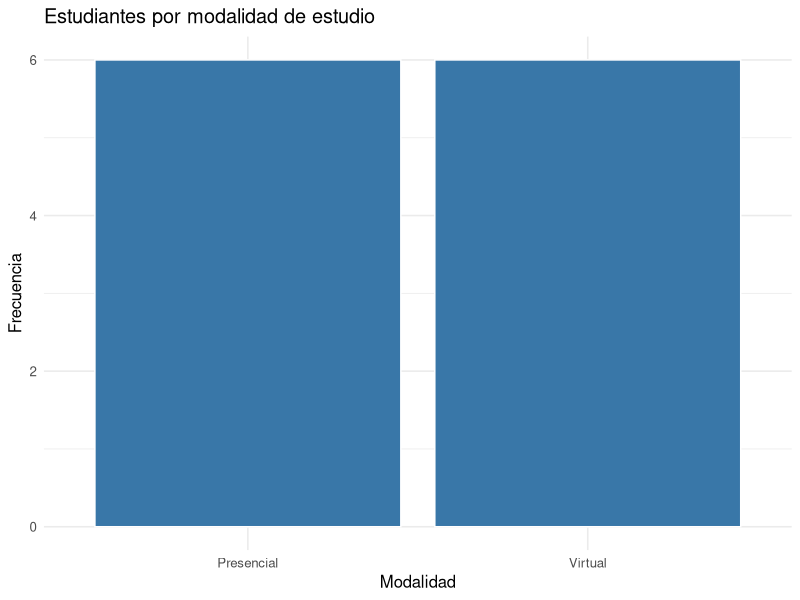
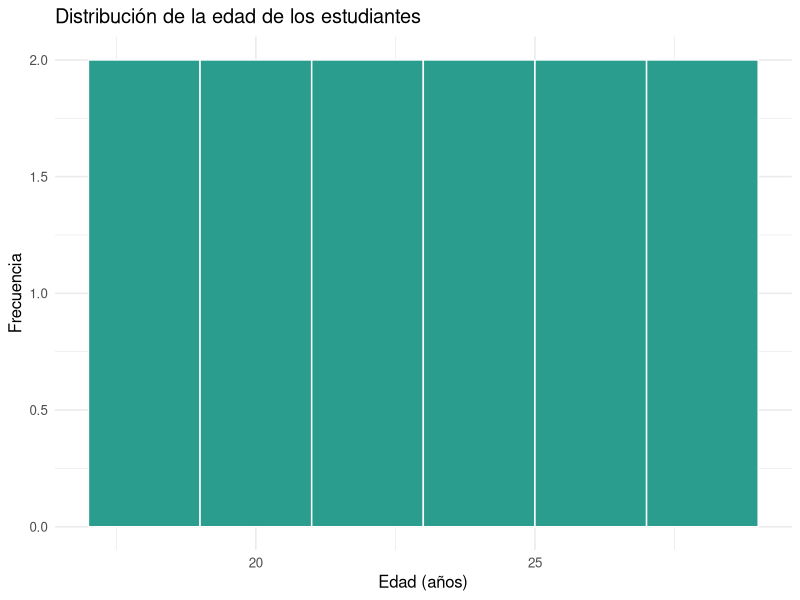

The R script that drew these images, in order:
## ---- chunk 1
estudiantes <- data.frame(
  id = 1:12,
  programa = c("Matemáticas", "Derecho", "Administración",
               "Matemáticas", "Derecho", "Administración",
               "Matemáticas", "Derecho", "Administración",
               "Matemáticas", "Derecho", "Administración"),
  modalidad = c("Presencial", "Virtual", "Virtual", "Presencial",
                "Virtual", "Presencial", "Presencial", "Virtual",
                "Virtual", "Presencial", "Virtual", "Presencial"),
  satisfaccion = c("Alta", "Media", "Baja", "Alta", "Media", "Alta",
                   "Media", "Baja", "Alta", "Alta", "Media", "Media"),
  edad = c(18, 22, 25, 20, 23, 29, 21, 24, 27, 19, 26, 28),
  asignaturas_aprobadas = c(5, 4, 3, 6, 4, 5, 5, 2, 4, 6, 3, 5),
  tiempo_desplazamiento = c(15.5, 0, 32.0, 18.2, 0, 45.5,
                            12.0, 0, 28.4, 21.3, 0, 37.8)
)

head(estudiantes)
str(estudiantes)
## ---- chunk 2
estudiantes$programa <- factor(estudiantes$programa)

estudiantes$modalidad <- factor(
  estudiantes$modalidad,
  levels = c("Presencial", "Virtual")
)

estudiantes$satisfaccion <- factor(
  estudiantes$satisfaccion,
  levels = c("Baja", "Media", "Alta"),
  ordered = TRUE
)

str(estudiantes)
## ---- chunk 3
tabla_modalidad <- as.data.frame(
  table(estudiantes$modalidad)
)

names(tabla_modalidad) <- c("Modalidad", "Frecuencia")
tabla_modalidad$Porcentaje <- round(
  100 * tabla_modalidad$Frecuencia / sum(tabla_modalidad$Frecuencia), 1
)

tabla_modalidad
## ---- chunk 4
# Instale ggplot2 una sola vez, si aún no está instalado:
# install.packages("ggplot2")

library(ggplot2)

ggplot(estudiantes, aes(x = modalidad)) +
  geom_bar(fill = "#3977A8", color = "white") +
  labs(
    title = "Estudiantes por modalidad de estudio",
    x = "Modalidad",
    y = "Frecuencia"
  ) +
  theme_minimal(base_size = 12)
## ---- chunk 5
summary(estudiantes$edad)
mean(estudiantes$edad)
median(estudiantes$edad)
sd(estudiantes$edad)
## ---- chunk 6
ggplot(estudiantes, aes(x = edad)) +
  geom_histogram(binwidth = 2, color = "white", fill = "#2A9D8F") +
  labs(
    title = "Distribución de la edad de los estudiantes",
    x = "Edad (años)",
    y = "Frecuencia"
  ) +
  theme_minimal(base_size = 12)
